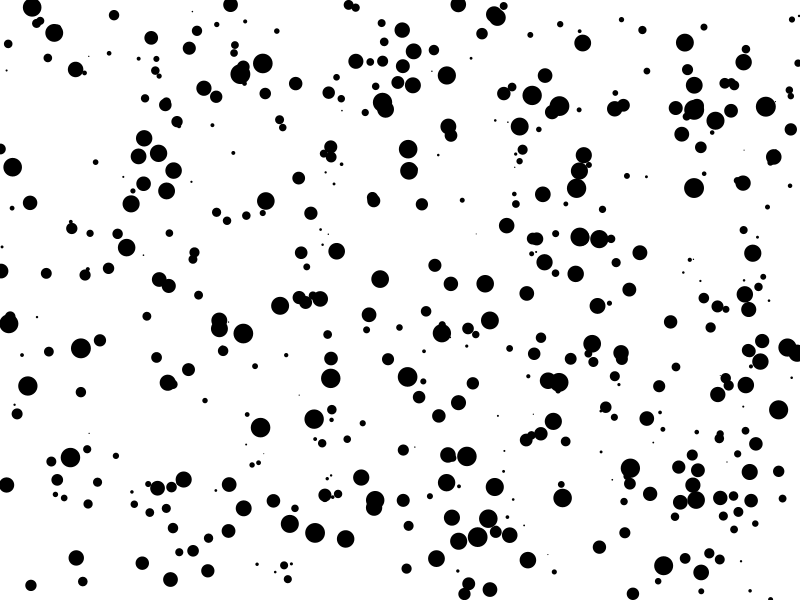
Frame 1 (no input)
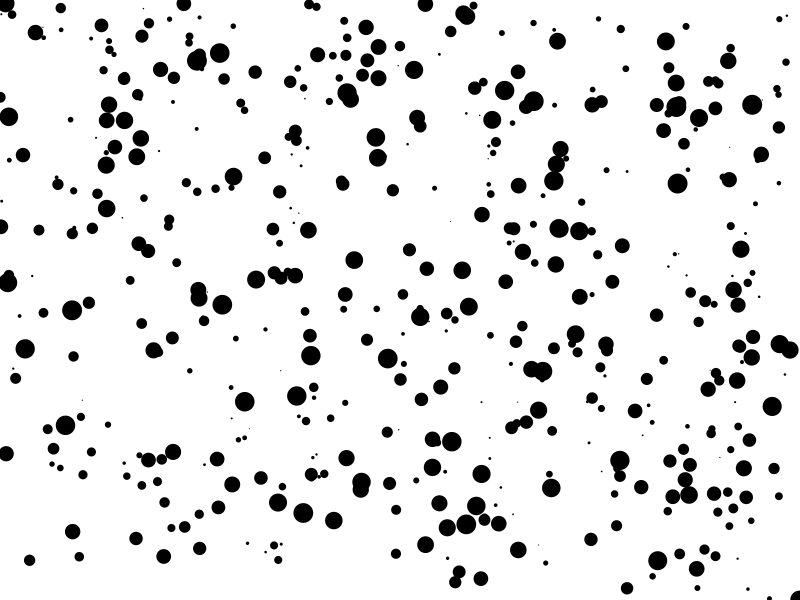
Frame 60 (the mouse pressed at the canvas centre just before this capture)
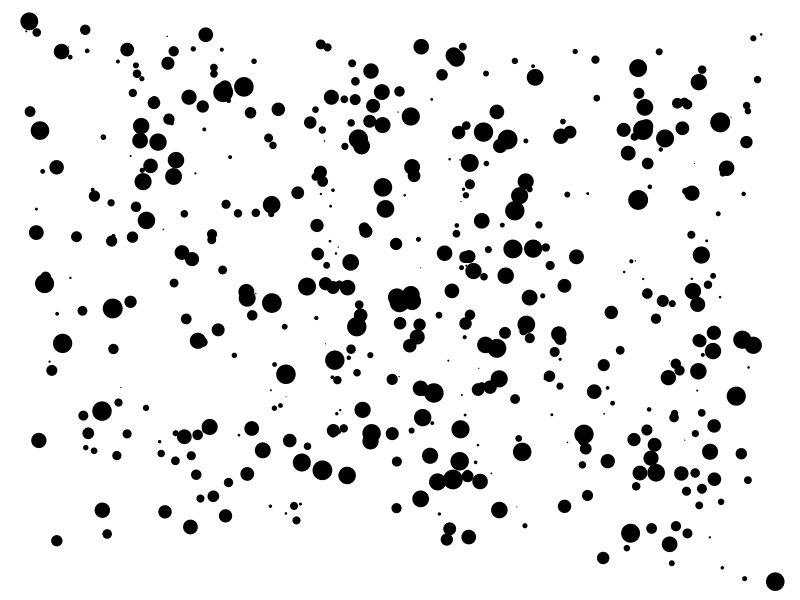
Frame 120 (the mouse held since frame 60 and released just before this capture)

The Processing sketch that drew these frames (run headless with seeded random() and noise(); from frame 60 on, the mouse is pressed at the canvas centre):

// Processing sketch: B_lessclassy
// ── B_lessclassy.pde

int NUMSPHERES = 500; // how many spheres do i want?

// creating an array of our class
mySphere s[] = new mySphere[NUMSPHERES];

void setup()
{
  size(800, 600);
  background(0);
  fill(255);
  for (int i = 0; i<NUMSPHERES; i++)
  {
    s[i] = new mySphere(random(1, 20));
  }
}

void draw()
{
  background(255);

  for (int i = 0; i<NUMSPHERES; i++)
  {
    s[i].go();
    s[i].update(mouseX, mouseY);
  }
}

void keyReleased()
{
  for (int i = 0; i<NUMSPHERES; i++)
  {
    s[i] = new mySphere(random(1, 20));
  }
}


// ── theclass.pde
// this is our groovy class

class mySphere
{
  // properties
  float x; // my x position
  float y; // my y position
  float v = 5; // velocity
  float a = 0; // angle
  float d = 5; // diameter

  // constructor - this is the code that runs when you make it
  mySphere(float diameter)
  {
    d = diameter;
    x = random(0, width);
    y = random(0, height);
    a = random(0, TWO_PI);
    v = random(0.3, 4);
  }

  // methods
  void go() // this draws
  {
    fill(0);
    noStroke();
    ellipse(x, y, d, d);

  }
  
  void update(float tx, float ty) // this animates
  {
    a = atan((ty-y)/(tx-x));
    if(tx<x) a+=PI;
    float distance = sqrt((x-tx)*(x-tx) + (y-ty)*(y-ty));
    
    v = constrain(1000-distance, 0, 1000);
    v = v*0.001;
    
    x = (x + v*cos(a)+width)%width;
    y = (y + v*sin(a)+height)%height;
    
      
  }
}
